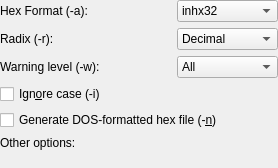
<?xml version="1.0" encoding="UTF-8"?>
<ui version="4.0">
 <class>GpasmSettingsWidget</class>
 <widget class="QWidget" name="GpasmSettingsWidget">
  <property name="geometry">
   <rect>
    <x>0</x>
    <y>0</y>
    <width>278</width>
    <height>168</height>
   </rect>
  </property>
  <property name="toolTip">
   <string/>
  </property>
  <layout class="QGridLayout">
   <property name="leftMargin">
    <number>0</number>
   </property>
   <property name="topMargin">
    <number>0</number>
   </property>
   <property name="rightMargin">
    <number>0</number>
   </property>
   <property name="bottomMargin">
    <number>0</number>
   </property>
   <item row="1" column="0" colspan="2">
    <widget class="QLabel" name="textLabel2">
     <property name="text">
      <string>Radix (-r):</string>
     </property>
     <property name="wordWrap">
      <bool>false</bool>
     </property>
    </widget>
   </item>
   <item row="2" column="0" colspan="2">
    <widget class="QLabel" name="textLabel3">
     <property name="text">
      <string>Warning level (-w):</string>
     </property>
     <property name="wordWrap">
      <bool>false</bool>
     </property>
    </widget>
   </item>
   <item row="0" column="0" colspan="2">
    <widget class="QLabel" name="textLabel1">
     <property name="text">
      <string>Hex Format (-a):</string>
     </property>
     <property name="wordWrap">
      <bool>false</bool>
     </property>
    </widget>
   </item>
   <item row="3" column="0" colspan="4">
    <widget class="QCheckBox" name="kcfg_IgnoreCase">
     <property name="toolTip">
      <string>All user defined symbols and macros are case sensitive. This option makes them case insensitive.</string>
     </property>
     <property name="text">
      <string>Ign&amp;ore case (-i)</string>
     </property>
    </widget>
   </item>
   <item row="4" column="0" colspan="4">
    <widget class="QCheckBox" name="kcfg_DosFormat">
     <property name="toolTip">
      <string>By default, gpasm generates hex files using ISO format. However, some device programmers required a DOS formatted file. This option will cause gpasm to generate a DOS formatted hex file. </string>
     </property>
     <property name="text">
      <string>Generate DOS-formatted hex file (-&amp;n)</string>
     </property>
    </widget>
   </item>
   <item row="6" column="0">
    <spacer name="spacer18">
     <property name="orientation">
      <enum>Qt::Vertical</enum>
     </property>
     <property name="sizeType">
      <enum>QSizePolicy::Expanding</enum>
     </property>
     <property name="sizeHint" stdset="0">
      <size>
       <width>20</width>
       <height>16</height>
      </size>
     </property>
    </spacer>
   </item>
   <item row="0" column="3">
    <widget class="QComboBox" name="kcfg_HexFormat">
     <property name="sizePolicy">
      <sizepolicy hsizetype="Minimum" vsizetype="Fixed">
       <horstretch>0</horstretch>
       <verstretch>0</verstretch>
      </sizepolicy>
     </property>
     <property name="toolTip">
      <string>GPASM supports inhx8m, inhx8s, inhx16, and inhx32 hex file formats. This option controls which hex file format is used.</string>
     </property>
     <item>
      <property name="text">
       <string>inhx32</string>
      </property>
     </item>
     <item>
      <property name="text">
       <string>inhx8m</string>
      </property>
     </item>
     <item>
      <property name="text">
       <string>inhx8s</string>
      </property>
     </item>
     <item>
      <property name="text">
       <string>inhx16</string>
      </property>
     </item>
    </widget>
   </item>
   <item row="1" column="3">
    <widget class="KComboBox" name="kcfg_Radix">
     <property name="sizePolicy">
      <sizepolicy hsizetype="Minimum" vsizetype="Fixed">
       <horstretch>0</horstretch>
       <verstretch>0</verstretch>
      </sizepolicy>
     </property>
     <item>
      <property name="text">
       <string>Decimal</string>
      </property>
     </item>
     <item>
      <property name="text">
       <string>Binary</string>
      </property>
     </item>
     <item>
      <property name="text">
       <string>Octal</string>
      </property>
     </item>
     <item>
      <property name="text">
       <string>Hexadecimal</string>
      </property>
     </item>
    </widget>
   </item>
   <item row="2" column="3">
    <widget class="KComboBox" name="kcfg_GpasmWarningLevel">
     <property name="sizePolicy">
      <sizepolicy hsizetype="Minimum" vsizetype="Fixed">
       <horstretch>0</horstretch>
       <verstretch>0</verstretch>
      </sizepolicy>
     </property>
     <property name="toolTip">
      <string>This sets the threshold of messages displayed in the log view.&lt;ul&gt;&lt;li&gt;&quot;All&quot; will display all output - information, warnings and errors.&lt;li&gt;&quot;Warnings&quot; will suppress messages. &lt;li&gt;&quot;Errors&quot; will suppress both messages and warnings.&lt;/ul&gt;</string>
     </property>
     <item>
      <property name="text">
       <string>All</string>
      </property>
     </item>
     <item>
      <property name="text">
       <string>Warnings</string>
      </property>
     </item>
     <item>
      <property name="text">
       <string>Errors</string>
      </property>
     </item>
    </widget>
   </item>
   <item row="1" column="2">
    <spacer name="spacer10">
     <property name="orientation">
      <enum>Qt::Horizontal</enum>
     </property>
     <property name="sizeType">
      <enum>QSizePolicy::Expanding</enum>
     </property>
     <property name="sizeHint" stdset="0">
      <size>
       <width>40</width>
       <height>20</height>
      </size>
     </property>
    </spacer>
   </item>
   <item row="0" column="2">
    <spacer name="spacer11">
     <property name="orientation">
      <enum>Qt::Horizontal</enum>
     </property>
     <property name="sizeType">
      <enum>QSizePolicy::Expanding</enum>
     </property>
     <property name="sizeHint" stdset="0">
      <size>
       <width>40</width>
       <height>20</height>
      </size>
     </property>
    </spacer>
   </item>
   <item row="2" column="2">
    <spacer name="spacer12">
     <property name="orientation">
      <enum>Qt::Horizontal</enum>
     </property>
     <property name="sizeType">
      <enum>QSizePolicy::Expanding</enum>
     </property>
     <property name="sizeHint" stdset="0">
      <size>
       <width>40</width>
       <height>20</height>
      </size>
     </property>
    </spacer>
   </item>
   <item row="5" column="0">
    <widget class="QLabel" name="textLabel1_2">
     <property name="text">
      <string>Other options:</string>
     </property>
     <property name="wordWrap">
      <bool>false</bool>
     </property>
    </widget>
   </item>
   <item row="5" column="1" colspan="3">
    <widget class="KLineEdit" name="kcfg_MiscGpasmOptions" native="true">
     <property name="sizePolicy">
      <sizepolicy hsizetype="Expanding" vsizetype="Fixed">
       <horstretch>0</horstretch>
       <verstretch>0</verstretch>
      </sizepolicy>
     </property>
    </widget>
   </item>
  </layout>
 </widget>
 <layoutdefault spacing="6" margin="11"/>
 <customwidgets>
  <customwidget>
   <class>KComboBox</class>
   <extends>QComboBox</extends>
   <header location="global">kcombobox.h</header>
  </customwidget>
  <customwidget>
   <class>KLineEdit</class>
   <extends>QWidget</extends>
   <header>klineedit.h</header>
  </customwidget>
 </customwidgets>
 <tabstops>
  <tabstop>kcfg_HexFormat</tabstop>
  <tabstop>kcfg_Radix</tabstop>
  <tabstop>kcfg_GpasmWarningLevel</tabstop>
  <tabstop>kcfg_IgnoreCase</tabstop>
  <tabstop>kcfg_DosFormat</tabstop>
 </tabstops>
 <includes>
  <include location="local">kcombobox.h</include>
  <include location="local">kcombobox.h</include>
  <include location="local">kcombobox.h</include>
  <include location="local">klineedit.h</include>
 </includes>
 <resources/>
 <connections/>
</ui>
